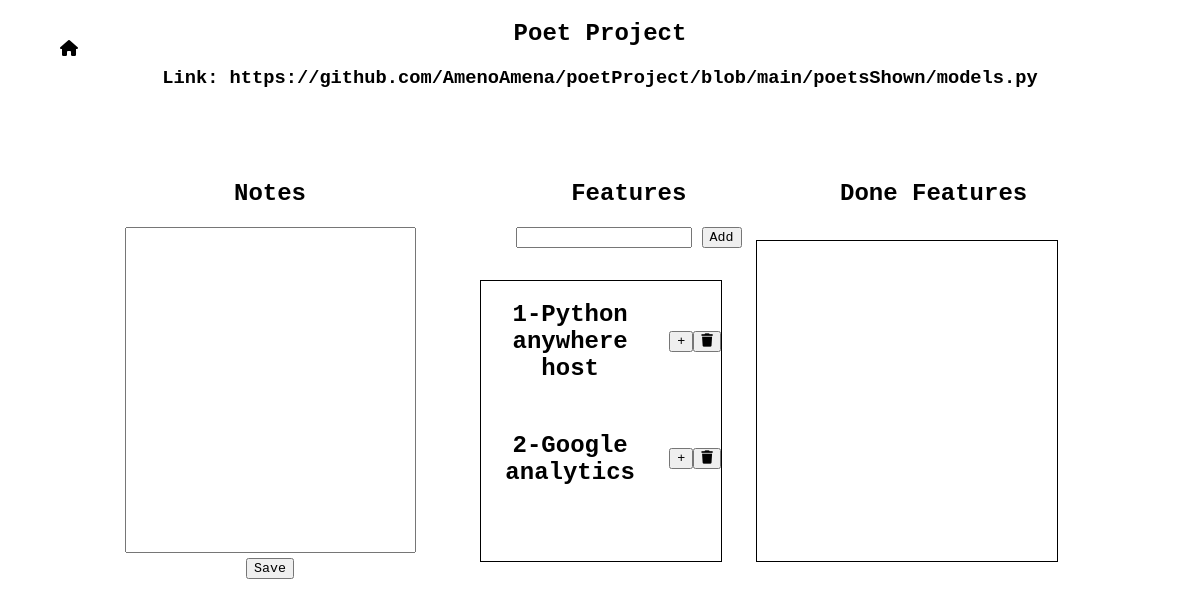
Before: /project/Poet Project with the older database file.
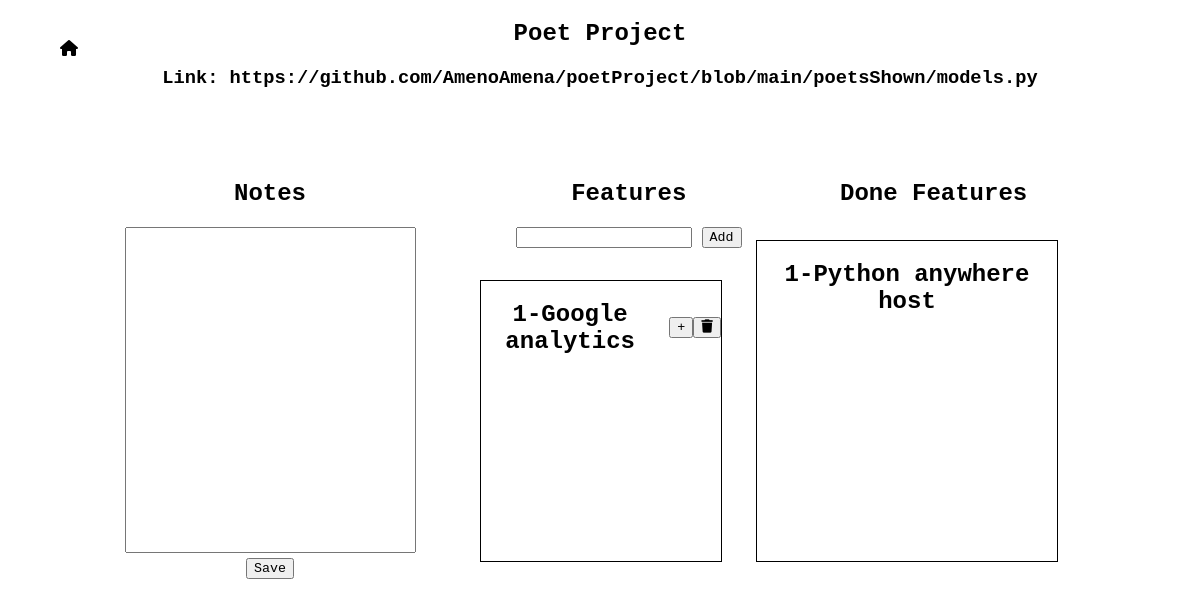
After: the same page with the newer database file.
### authentication/models.py (models this page shows)
class Feature(models.Model):
    feature_add = models.CharField(max_length=80)
    feature_done = models.BooleanField(default=False)
    def __str__(self):
        return self.feature_add

### projects_shown/views.py (the view)
# urls.py: path("project/<str:project_name>", views.project_room, name='projects'),
def project_room(request,project_name):
    project = get_object_or_404(Project,name=project_name)
    form =  project_form()
    features = project.features.filter(feature_done = False)
    features_done = project.features.filter(feature_done = True)
    feature_form = feature_add()
    return render(request, 'projects_shown/project.html',{
        'project':project,
        'form':form,
        'feature_form':feature_form,
        'features':features,
        'done_features':features_done,
    })

### projects_shown/forms.py
class project_form(forms.ModelForm):
    class Meta:
        model = Project
        fields = {'link','notes','features'}
        widgets = {
            'link':forms.TextInput(attrs={'autocomplete':'off'}),
            'notes':forms.Textarea(attrs={'autocomplete':'off'}),
        }

class feature_add(forms.ModelForm):
    class Meta:
        model = Feature
        fields = {'feature_add'}
        widgets = {
            'feature_add':forms.TextInput(attrs={'autocomplete':'off'})
        }

### projects_shown/templates/projects_shown/project.html (shortened to what this page needs)
{% extends 'projects_shown/base.html' %}
{% load static %}
{% block title %}
<link rel="stylesheet" href="{% static 'projects_shown/css/project.css' %}">
{% endblock title %}
{% block body %}
<div class="home-page">
    <a href="{% url 'index' %}"><i class="fa-solid fa-house"></i></a>
</div>
<h2>{{project.name}}</h2>
    <div class="link">
        <h3>Link: <a href="{{ project.link }}" target="_blank">{{project.link}}</a>
    </h3>
    </div>
    <div class="notes">
        <h2>Notes</h2>
        <form method="post" action="{% url 'add_text' project_name=project.name %}">
            <textarea class="text-area">{{ project.notes }}</textarea>
            <br>
            <button type="submit">Save</button>
        </form>
    </div>
    <div class="feature">
        <h2>Features</h2>
        <form method="post" action="{% url 'add_feature' project_name=project.name feature=feature_form.feature_add.value %}">
            {{ feature_form.feature_add }}
            <button type="submit">Add</button>
        </form>
    </div>
<div class="feature_show">
    {% for f in features.all %}
        {% if f.feature_done == False %}
            <div class="feature-item">
                <h2>{{forloop.counter}}-{{f}}</h2>
                <form method="post" action="{% url 'feature_done' project_name=project.name feature_id=f.id %}">
                    <button type="submit" class="done-btn">+</button>
                </form>
                <form method="post" action="{% url 'feature_delete' project_name=project.name feature_id=f.id %}">
                    <button type="submit" class="delete-btn"><i class="fa-solid fa-trash"></i></button>
                </form>
            </div>
        {% endif %}
    {% endfor %}
</div>
<div class="done_f">
    <h2>Done Features</h2>
</div>
<div class="done_feature">
    {% for df in done_features %}
        <h2>{{ forloop.counter }}-{{df}}</h2>
    {% endfor %}
</div>
{% endblock body %}

Changed rows visible on the page:
changed Feature "Python anywhere host": moves from the list under "Features" to the list under "Done Features"
